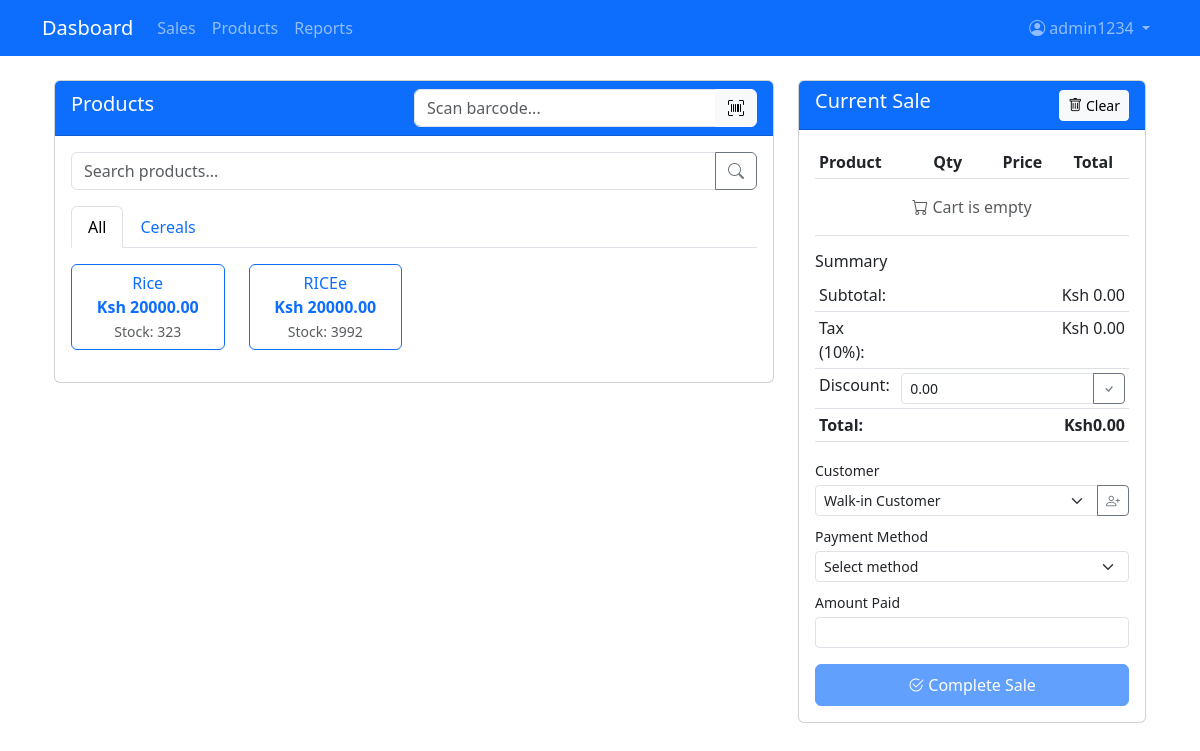
/pos/ (signed in), run on an earlier commit of the app's database.
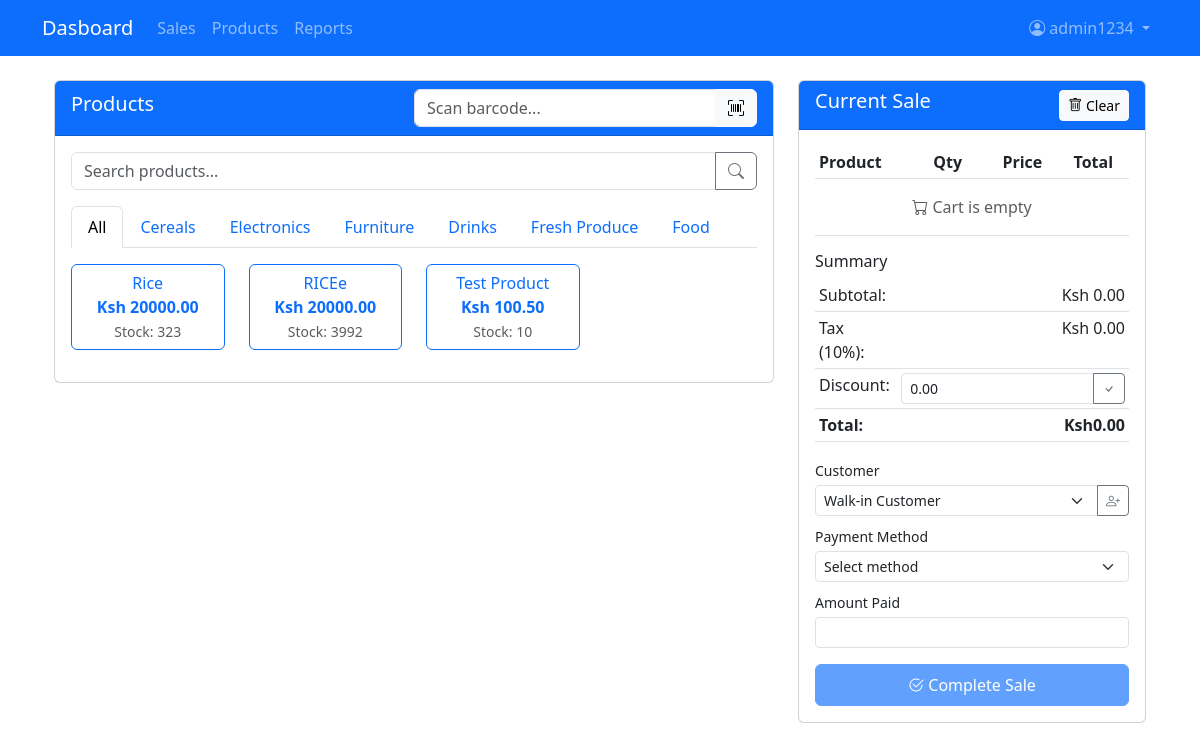
And on a later commit of the database.
### main/models.py (models this page shows, shortened)
class Category(models.Model):
    name = models.CharField(max_length=100)

class Product(models.Model):
    barcode = models.CharField(max_length=100, unique=True, blank=True, null=True)
    name = models.CharField(max_length=200)
    category = models.ForeignKey(Category, on_delete=models.SET_NULL, null=True)
    price = models.DecimalField(max_digits=10, decimal_places=2, validators=[MinValueValidator(0)])
    cost = models.DecimalField(max_digits=10, decimal_places=2, validators=[MinValueValidator(0)], default=0)
    stock = models.PositiveIntegerField(default=0)
    image = models.ImageField(upload_to='products/', blank=True, null=True)
    barcode_image = models.ImageField(upload_to='barcodes/', blank=True, null=True)

### main/views.py (the view, shortened to what this page needs)
# urls.py: path('pos/', views.pos, name='pos'),
@login_required
def pos(request):
    products = Product.objects.filter(stock__gt=0).select_related('category')
    categories = Category.objects.all()
    customers = Customer.objects.all()
    cart = request.session.get('cart', {})
    subtotal = sum(
        Decimal(str(item['price'])) * item['quantity']
        for item in cart.values()
    )
    tax = (subtotal * Decimal('0.10')).quantize(Decimal('0.00'))
    discount = Decimal(request.session.get('discount', '0.00'))
    total = (subtotal + tax - discount).quantize(Decimal('0.00'))
    context = {
        'products': products,
        'categories': categories,
        'customers': customers,
        'cart': cart,
        'subtotal': f"{subtotal:.2f}",
        'tax': f"{tax:.2f}",
        'discount': f"{discount:.2f}",
        'total': f"{total:.2f}",
    }
    return render(request, 'pos/pos.html', context)

### main/templates/pos/pos.html (shortened to what the changed rows need)
{% extends 'base.html' %}
{% load static %}
{% block content %}
<div class="container-fluid">
    <div class="row">
        <div class="col-md-8">
            <div class="card mb-4">
                <div class="card-body">
                    <ul class="nav nav-tabs mb-3" id="categoryTabs">
                        {% for category in categories %}
                        <li class="nav-item">
                            <a class="nav-link" data-bs-toggle="tab" href="#cat{{ category.id }}">{{ category.name }}</a>
                        </li>
                        {% endfor %}
                    </ul>
                    <div class="tab-content">
                        <div class="tab-pane fade show active" id="all">
                            <div class="row" id="productGrid">
                                {% for product in products %}
                                <div class="col-md-3 mb-3 product-item"
                                     data-name="{{ product.name|lower }}"
                                     data-barcode="{{ product.barcode }}">
                                    <button class="btn btn-outline-primary w-100 product-btn"
                                            data-id="{{ product.id }}"
                                            data-name="{{ product.name }}"
                                            data-price="{{ product.price }}"
                                            data-barcode="{{ product.barcode }}"
                                            {% if product.stock == 0 %}disabled{% endif %}>
                                        <div>{{ product.name }}</div>
                                        <div class="fw-bold">Ksh {{ product.price }}</div>
                                        <small class="text-muted">Stock: {{ product.stock }}</small>
                                    </button>
                                </div>
                                {% endfor %}
                            </div>
                        </div>
                    </div>
                </div>
            </div>
        </div>
        <div class="col-md-4">
            <div class="card sticky-top" style="top: 20px;">
                <div class="card-body p-3">
                    <div class="table-responsive">
                        <table class="table table-sm" id="cartTable">
                            <thead>
                                <tr>
                                    <th>Product</th>
                                    <th class="text-center">Qty</th>
                                    <th class="text-end">Price</th>
                                    <th class="text-end">Total</th>
                                    <th></th>
                                </tr>
                            </thead>
                        </table>
                    </div>
                </div>
            </div>
        </div>
    </div>
</div>
{% endblock %}

What changed in the data, as far as the page shows it:
added Category: name "Electronics"
added Category: name "Furniture"
added Category: name "Drinks"
added Category: name "Fresh Produce"
added Category: name "Food"
added Product: name "Test Product", price "100.50", stock "10"
